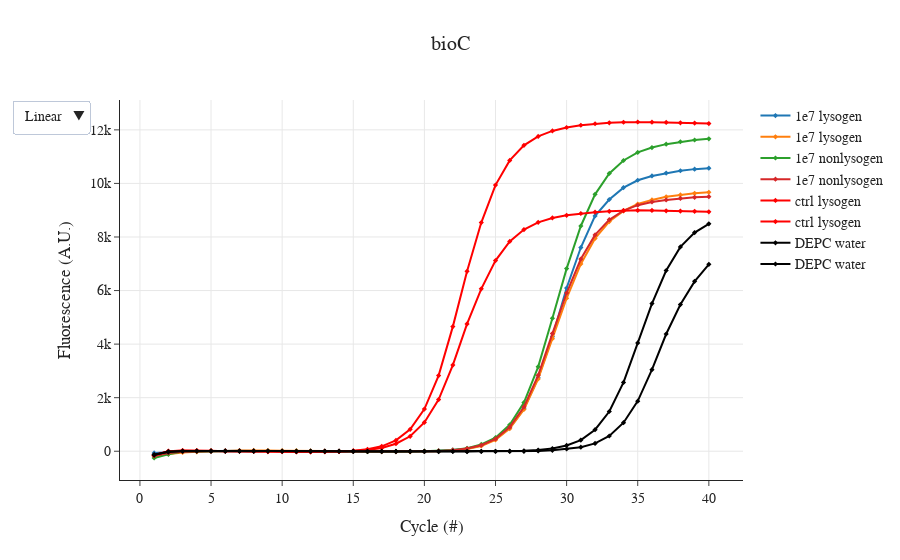

The notebook cell saved with this chart:
### Code cell
fig = go.Figure()
for i in bioC.keys():
    label_ = bioC[i]; 
    pos = "ctrl lysogen";
    neg = "ctrl nonlysogen";
    title_ = "bioC"; 
    
    if "1e9" in label_:
        symbol = 'circle'; 
    elif "1e8" in label_:
        symbol = 'cross'; 
    elif "1e7" in label_:
        symbol = 'diamond'; 
    elif "1e6" in label_:
        symbol = 'x';
    elif "1e5" in label_:
        symbol = 'square';
    
    if label_ == neg:
        fig.add_trace(go.Scatter(
        x=df.index.to_numpy(),
        y=df[[i]].to_numpy()[:,0],
        mode='lines+markers', # Style name/legend entry with html tags
        name=label_,
        marker_symbol=symbol,
        marker=dict(color='grey', size=4),# override default to connect the gaps
        ))
    elif label_ == pos:
        fig.add_trace(go.Scatter(
        x=df.index.to_numpy(),
        y=df[[i]].to_numpy()[:,0],
        mode='lines+markers', # Style name/legend entry with html tags
        name=label_,
        marker_symbol=symbol,
        marker=dict(color='red', size=4),# override default to connect the gaps
        ))
    elif "DEPC" in label_:
        fig.add_trace(go.Scatter(
        x=df.index.to_numpy(),
        y=df[[i]].to_numpy()[:,0],
        mode='lines+markers', # Style name/legend entry with html tags
        name=label_,
        marker_symbol=symbol,
        marker=dict(color='black', size=4),# override default to connect the gaps
        ))
    else:
        fig.add_trace(go.Scatter(
        x=df.index.to_numpy(),
        y=df[[i]].to_numpy()[:,0],
        mode='lines+markers', # Style name/legend entry with html tags
        name=label_,
        marker_symbol=symbol,
        marker=dict(size=4),# override default to connect the gaps
        ))


fig.update_layout(xaxis_title='Cycle (#)',\
                  yaxis_title='Fluorescence (A.U.)',\
                  updatemenus=[dict(\
                       buttons=[\
                                dict(label="Linear",  method="relayout", args=[{"yaxis.type": "linear"}]),\
                                dict(label="Log", method="relayout", args=[{"yaxis.type": "log"}]),\
                               ])])
fig.update_xaxes(showgrid=True)
fig.update_yaxes(showgrid=True)
fig.update_layout(title_text=title_, title_x=0.5)
fig.layout.font.family = 'Arial'; fig.layout.font.size = 14

fig.show()
fig.write_html(folder+'/04_bioC.html')

### Figure 1 — Plotly figure (JSON) as saved in the notebook; plotly's stock layout.template omitted (floating-point values rounded to 4 significant figures)
{"data": [{"marker": {"size": 4, "symbol": "diamond"}, "mode": "lines+markers", "name": "1e7 lysogen", "type": "scatter", "x": [1, 2, 3, 4, 5, 6, 7, 8, 9, 10, 11, 12, 13, 14, 15, 16, 17, 18, 19, 20, 21, 22, 23, 24, 25, 26, 27, 28, 29, 30, 31, 32, 33, 34, 35, 36, 37, 38, 39, 40], "y": [-63.66, -30.23, -6.129, -1.498, 9.144, 10.08, 16.88, 8.106, 9.975, 7.581, 3.071, 2.36, -5.254, -9.464, -9.515, -9.87, -7.777, -12.29, -11.84, -4.804, 15.09, 43.64, 90.56, 214.1, 447.7, 867.4, 1590.0, 2743.0, 4277.0, 6094.0, 7606.0, 8788.0, 9400.0, 9843.0, 10120.0, 10280.0, 10390.0, 10470.0, 10530.0, 10570.0]}, {"marker": {"size": 4, "symbol": "diamond"}, "mode": "lines+markers", "name": "1e7 lysogen", "type": "scatter", "x": [1, 2, 3, 4, 5, 6, 7, 8, 9, 10, 11, 12, 13, 14, 15, 16, 17, 18, 19, 20, 21, 22, 23, 24, 25, 26, 27, 28, 29, 30, 31, 32, 33, 34, 35, 36, 37, 38, 39, 40], "y": [-166.2, -97.56, -45.69, -21.28, 3.584, 12.28, 23.56, 32.0, 26.13, 20.09, 22.25, 10.43, 4.602, -0.4157, 0.749, -8.503, -13.23, -14.54, -20.75, -8.237, 2.24, 30.42, 80.75, 197.0, 423.5, 843.2, 1558.0, 2698.0, 4204.0, 5712.0, 6994.0, 7947.0, 8576.0, 8973.0, 9230.0, 9385.0, 9499.0, 9571.0, 9630.0, 9670.0]}, {"marker": {"size": 4, "symbol": "diamond"}, "mode": "lines+markers", "name": "1e7 nonlysogen", "type": "scatter", "x": [1, 2, 3, 4, 5, 6, 7, 8, 9, 10, 11, 12, 13, 14, 15, 16, 17, 18, 19, 20, 21, 22, 23, 24, 25, 26, 27, 28, 29, 30, 31, 32, 33, 34, 35, 36, 37, 38, 39, 40], "y": [-252.3, -115.5, -7.941, 5.528, 11.7, 8.709, 10.08, 11.13, 5.286, 4.18, 3.916, -4.964, -9.502, -7.149, -7.94, -14.44, -18.19, -16.47, -5.853, 1.21, 14.59, 43.89, 112.4, 253.6, 506.4, 985.8, 1818.0, 3151.0, 4962.0, 6819.0, 8411.0, 9592.0, 10370.0, 10860.0, 11160.0, 11340.0, 11470.0, 11560.0, 11620.0, 11660.0]}, {"marker": {"size": 4, "symbol": "diamond"}, "mode": "lines+markers", "name": "1e7 nonlysogen", "type": "scatter", "x": [1, 2, 3, 4, 5, 6, 7, 8, 9, 10, 11, 12, 13, 14, 15, 16, 17, 18, 19, 20, 21, 22, 23, 24, 25, 26, 27, 28, 29, 30, 31, 32, 33, 34, 35, 36, 37, 38, 39, 40], "y": [-175.2, -63.19, -16.6, 8.342, 13.44, 12.82, 13.63, 8.125, 5.894, 3.545, -5.369, -2.773, -2.662, -4.368, -5.979, -9.579, -13.6, -11.4, -6.71, -1.575, 11.89, 38.26, 102.5, 223.8, 461.4, 898.9, 1653.0, 2836.0, 4393.0, 5909.0, 7177.0, 8078.0, 8647.0, 8985.0, 9188.0, 9307.0, 9383.0, 9439.0, 9479.0, 9504.0]}, {"marker": {"color": "red", "size": 4, "symbol": "diamond"}, "mode": "lines+markers", "name": "ctrl lysogen", "type": "scatter", "x": [1, 2, 3, 4, 5, 6, 7, 8, 9, 10, 11, 12, 13, 14, 15, 16, 17, 18, 19, 20, 21, 22, 23, 24, 25, 26, 27, 28, 29, 30, 31, 32, 33, 34, 35, 36, 37, 38, 39, 40], "y": [-153.1, -3.383, 20.67, 24.3, 16.05, -1.153, 0.1429, 3.319, -13.7, -14.49, -23.74, -25.36, -22.29, -6.844, 14.44, 72.35, 183.5, 405.6, 819.7, 1575.0, 2825.0, 4653.0, 6719.0, 8538.0, 9938.0, 10860.0, 11420.0, 11760.0, 11960.0, 12090.0, 12170.0, 12230.0, 12260.0, 12280.0, 12290.0, 12290.0, 12280.0, 12260.0, 12250.0, 12240.0]}, {"marker": {"color": "red", "size": 4, "symbol": "diamond"}, "mode": "lines+markers", "name": "ctrl lysogen", "type": "scatter", "x": [1, 2, 3, 4, 5, 6, 7, 8, 9, 10, 11, 12, 13, 14, 15, 16, 17, 18, 19, 20, 21, 22, 23, 24, 25, 26, 27, 28, 29, 30, 31, 32, 33, 34, 35, 36, 37, 38, 39, 40], "y": [-141.1, 2.208, 23.27, 10.56, 9.914, 1.969, 0.7452, -6.464, -10.91, -10.38, -19.24, -21.76, -5.967, -4.863, 12.01, 48.11, 124.8, 279.2, 558.3, 1075.0, 1931.0, 3217.0, 4755.0, 6064.0, 7119.0, 7834.0, 8278.0, 8548.0, 8712.0, 8810.0, 8877.0, 8926.0, 8959.0, 8986.0, 8994.0, 8991.0, 8978.0, 8967.0, 8958.0, 8941.0]}, {"marker": {"color": "black", "size": 4, "symbol": "diamond"}, "mode": "lines+markers", "name": "DEPC water", "type": "scatter", "x": [1, 2, 3, 4, 5, 6, 7, 8, 9, 10, 11, 12, 13, 14, 15, 16, 17, 18, 19, 20, 21, 22, 23, 24, 25, 26, 27, 28, 29, 30, 31, 32, 33, 34, 35, 36, 37, 38, 39, 40], "y": [-144.9, -9.335, 4.708, 9.596, 7.274, 6.4, 6.592, 4.693, 4.424, 0.09056, -7.124, -4.025, -2.716, 1.146, -2.95, -3.048, -6.079, -7.019, -3.999, -8.398, -12.24, -9.067, -16.91, -10.47, -0.5607, 3.945, 15.63, 46.43, 101.9, 217.0, 415.1, 803.9, 1484.0, 2571.0, 4043.0, 5512.0, 6748.0, 7630.0, 8165.0, 8490.0]}, {"marker": {"color": "black", "size": 4, "symbol": "diamond"}, "mode": "lines+markers", "name": "DEPC water", "type": "scatter", "x": [1, 2, 3, 4, 5, 6, 7, 8, 9, 10, 11, 12, 13, 14, 15, 16, 17, 18, 19, 20, 21, 22, 23, 24, 25, 26, 27, 28, 29, 30, 31, 32, 33, 34, 35, 36, 37, 38, 39, 40], "y": [-123.7, -32.01, 0.264, 5.71, 4.38, 4.524, 5.878, 3.366, 5.522, -0.8705, -2.239, 2.035, 3.416, -0.7677, -2.202, -6.333, -2.821, -5.624, -5.401, -5.218, -4.034, -4.904, -9.087, -2.774, -5.366, -2.157, -2.696, 9.799, 34.66, 83.9, 150.8, 292.8, 569.4, 1065.0, 1871.0, 3046.0, 4377.0, 5475.0, 6343.0, 6981.0]}], "layout": {"font": {"family": "Arial", "size": 14}, "title": {"text": "bioC", "x": 0.5}, "updatemenus": [{"buttons": [{"args": [{"yaxis.type": "linear"}], "label": "Linear", "method": "relayout"}, {"args": [{"yaxis.type": "log"}], "label": "Log", "method": "relayout"}]}], "xaxis": {"showgrid": true, "title": {"text": "Cycle (#)"}}, "yaxis": {"showgrid": true, "title": {"text": "Fluorescence (A.U.)"}}}}
